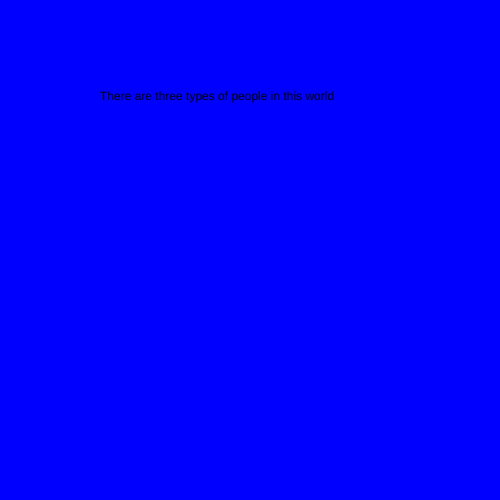
Frame 1 (no input)
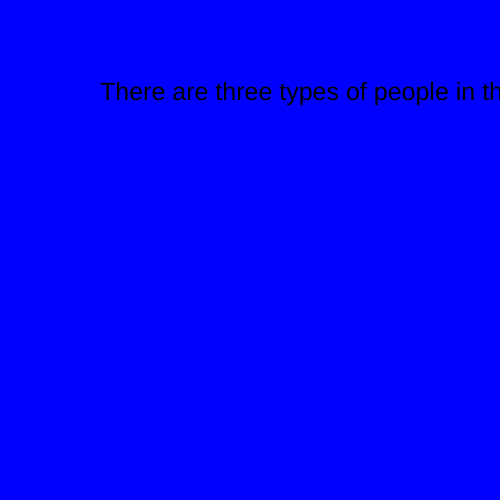
Frame 60 (no input)
Frame 120 (the mouse pressed at the canvas centre since frame 60): identical to frame 60, image omitted

The p5.js sketch that drew these frames (run headless with seeded random() and noise() and a simulated clock; from frame 60 on, the mouse is pressed at the canvas centre):

// p5.js sketch
// ── sketch.js
let state = 0;

function setup() {
  createCanvas(500, 500);
}

function draw() {
  switch (state) {
    case 0:
      background('blue');
      text("There are three types of people in this world", 100, 100);
      textSize(25);
      break;

    case 1:
      background('green');
      text("Those who can count and those who can't", 100, 100);
      textSize(25);
      break;
  }


}

function mouseReleased() {
  state++;

  if (state > 1) {
    state = 0;
  }
}
